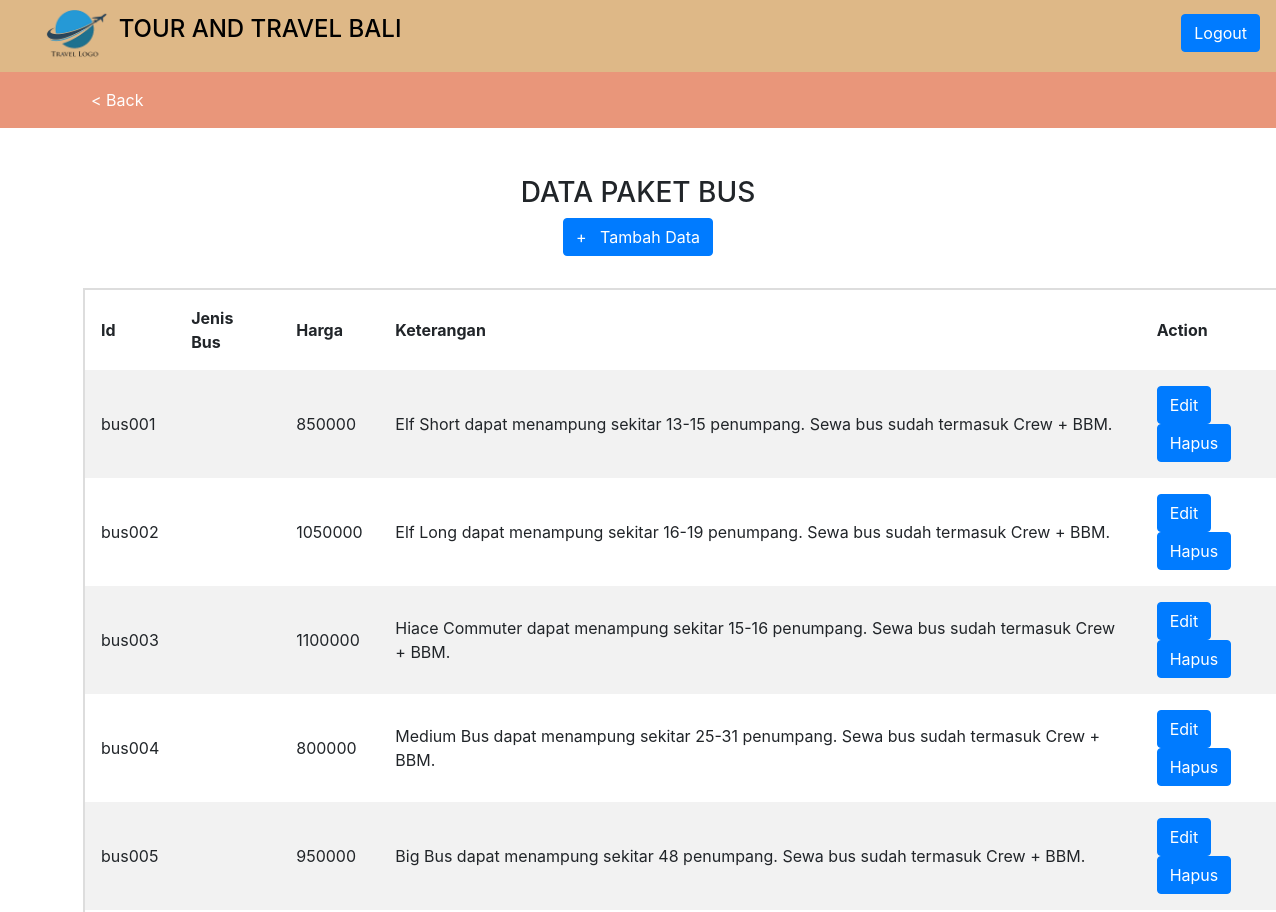
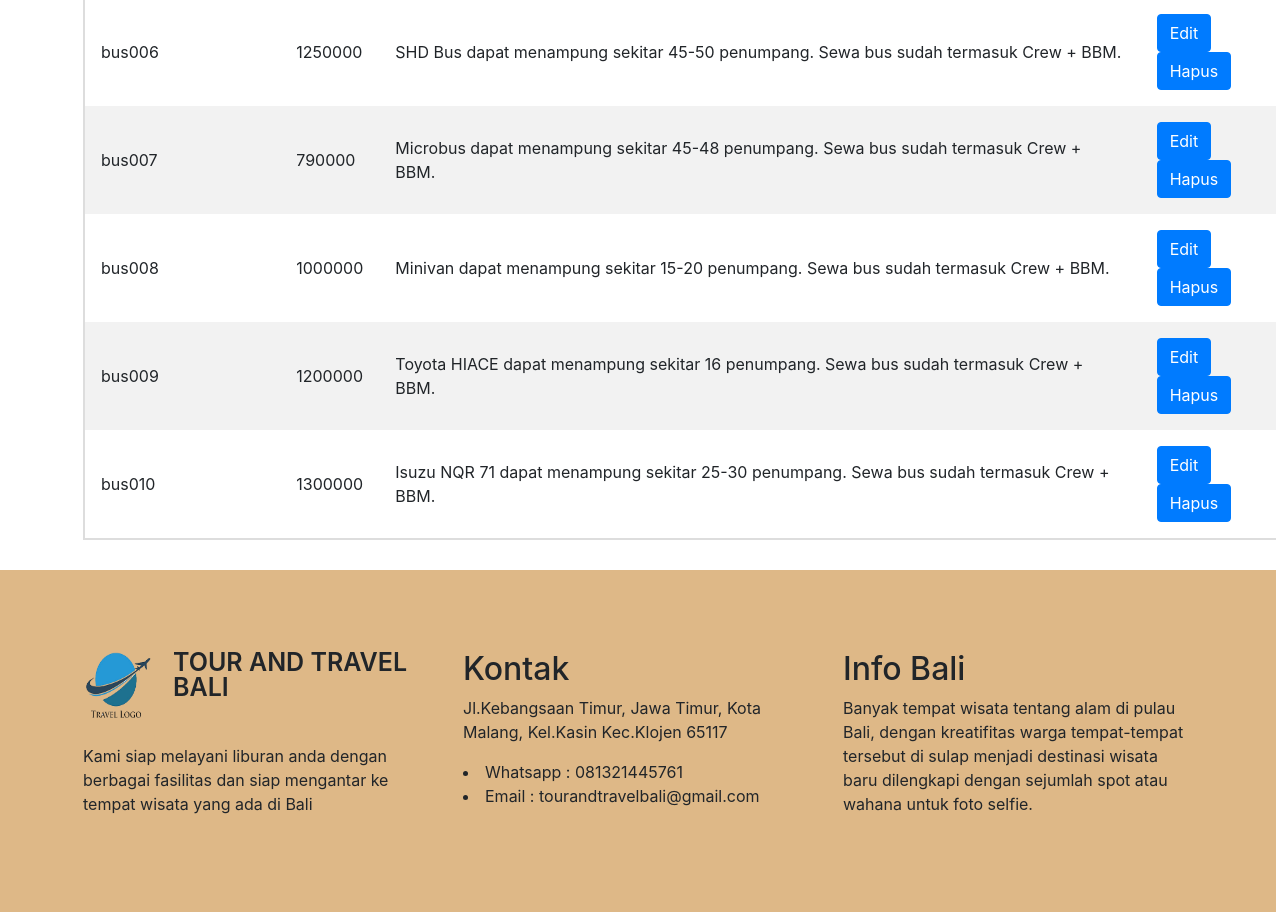
Page /crudbus.php on the committed database (2 pictures, top to bottom).
### tables this page shows
CREATE TABLE `paketbus` (
  `Id` varchar(10) NOT NULL,
  `Jenis Bus` varchar(50) NOT NULL,
  `Harga` double NOT NULL,
  `Keterangan` varchar(255) NOT NULL
);

### crudbus.php (the view, shortened to what this page needs)
<!DOCTYPE html>
<html lang="en">
<head>
    <link rel="stylesheet" href="https://maxcdn.bootstrapcdn.com/bootstrap/4.5.2/css/bootstrap.min.css">
</head>
<body>
<div class="header">
        <header>
            <?php include 'header.php';?>
        </header>
    </div>
    <div class="jumbotronmenu3">
        <div class="container">
          <br> <br> <br>
        </div>
    <div class="menu3">
        <header>
            <?php include 'menu3.php';?>
        </header>
    </div>
    </div>
    <div class="container">
        <div class="row">
            <div class="col text-center">
                <br> <br>
                    <h3>DATA PAKET BUS</h3>
                    <h6><a href="tambahDataBus.php" class="btn btn-primary">+ &nbsp; Tambah Data</a></h6>
                <br>
            </div>
        </div>
        <table>
            <tr>
                <th> Id </th>
                <th> Jenis Bus </th>
                <th> Harga </th>
                <th> Keterangan </th>
                <th> Action</th>
            </tr>
            <?php
                include "koneksi.php";
                $query ="SELECT * FROM paketbus";
                $result = mysqli_query($connect, $query);
                if (mysqli_num_rows($result)>0) {
                    while ($row = mysqli_fetch_array($result)) {
            ?>
            <tr>
                <td> <?php echo $row["Id"] ?> </td>
                <td> <?php echo $row["Jenis_Bus"] ?> </td>
                <td> <?php echo $row["Harga"] ?> </td>
                <td> <?php echo $row["Keterangan"] ?> </td>
                <td>
                <a href="editDataBus.php?id=<?php echo $row['Id']; ?>" class="btn btn-primary">Edit</a>
                <a href="prosesHapusBus.php?id=<?php echo $row['Id']; ?>" onclick="return confirm('Anda yakin ingin hapus data ini?')" class="btn btn-primary">Hapus</a>
                </td>
            <?php
                }
            }
            else {
                echo "0 result";
            }
            ?>
            </tr>
        </table>
    </div>
    <div class="footer page-top">
        <header>
            <?php include 'footer.php';?>
        </header>
    </div>
</body>
</html>

### header.php (shortened to what this page needs)
<!DOCTYPE html>
<html lang="en">
<head>
</head>
<body>
    <nav class="navbar fixed-top navbar-expand-md" style="background-color:burlywood;">
        <div class="container">
        <img src="img/logo.png" width="65px">
        <a class="navbar-brand" href="" style="color:black;"><h4>TOUR AND TRAVEL BALI</h4></a>
        </div>
        <a href="Logout.php" class="btn btn-primary">Logout</a>
    </nav>
</body>
</html>

### menu3.php (shortened to what this page needs)
<!DOCTYPE html>
<html lang="en">
<head>
    <link rel="stylesheet" href="https://maxcdn.bootstrapcdn.com/bootstrap/4.5.2/css/bootstrap.min.css">
    <link rel="stylesheet" href="fonts/font-awesome.min.css">
    <link rel="stylesheet" href="style.css">
</head>
<body>
<nav class="navbar navbar-expand-lg navbar-light bg-darksalmon">
    <div class="container">
        <div class="collapse navbar-collapse" id="navbarSupportedContent">
            <ul class="navbar-nav mr-auto">
                <li class="nav-item">
                <a class="nav-link" href="homeadmin.php">< Back</a>
                </li>
            </ul>
        </div>
    </div>
</nav>
</body>
</html>

### footer.php (shortened to what this page needs)
<!DOCTYPE html>
<html lang="en">
<head>
</head>
<body>
<footer>
    <div class="container">
        <div class="row">
            <div class="col-md-4">
                <div class="foooter-col">
                <div class="brand">
                    <img src="img/logo.png" alt="logo" width="75px">
                    <h1>TOUR AND TRAVEL BALI</h1>
                </div>
                <br>
                <p>Kami siap melayani liburan anda dengan berbagai
                fasilitas dan siap mengantar ke tempat wisata yang
                ada di Bali</p>
                </div>
            </div>
            <div class="col-md-4">
                <div class="foooter-col">
                    <h2>Kontak</h2>
                    <p class="alamat">Jl.Kebangsaan Timur, Jawa Timur, Kota Malang,
                    Kel.Kasin Kec.Klojen 65117</p>
                    <li>Whatsapp : 081321445761</li>
                    <li>Email : tourandtravelbali@gmail.com</li>
                </div>
            </div>
            <div class="col-md-4">
                <div class="foooter-col">
                        <h2>Info Bali</h2>
                        <p>Banyak tempat wisata tentang alam di pulau Bali, dengan kreatifitas
                        warga tempat-tempat tersebut di sulap menjadi destinasi wisata baru
                        dilengkapi dengan sejumlah spot atau wahana untuk foto selfie. </p>
                </div>
            </div>
        </div>
    </div>
</footer>
</body>
</html>

### style.css (style rules this page uses)
.jumbotronmenu3 { background-color: burlywood; }
.bg-darksalmon { background-color: #E9967A; color: #fff; }
.navbar-light .navbar-nav .nav-link { color: #fff; }
footer { background-color: burlywood; padding: 80px 0; }
footer .brand { display: flex; }
footer .brand img { width: 70px; height: 70px; margin-right: 20px; }
footer .brand h1 { font-size: 25px; font-weight: 600; line-height: 25px; text-transform: uppercase; }
.page-top { margin-top:30px; }

### crudbus.php (style rules this page uses)
body { background-color: #93B874; }
table { border-collapse: collapse; border-spacing: 0; width: 110%; border: 2px solid #ddd; }
th, td { text-align: left; padding: 16px; }
tr:nth-child(even) { background-color: #f2f2f2; }
a { background-color: salmon; color: #E9967A; padding: 10px; }

### rows in the picture
paketbus: Id "bus001", Harga "850000", Keterangan "Elf Short dapat menampung sekitar 13-15 penumpang. Sewa bus sudah termasuk Crew + BBM."
paketbus: Id "bus002", Harga "1050000", Keterangan "Elf Long dapat menampung sekitar 16-19 penumpang. Sewa bus sudah termasuk Crew + BBM."
paketbus: Id "bus003", Harga "1100000", Keterangan "Hiace Commuter dapat menampung sekitar 15-16 penumpang. Sewa bus sudah termasuk Crew + BBM."
paketbus: Id "bus004", Harga "800000", Keterangan "Medium Bus dapat menampung sekitar 25-31 penumpang. Sewa bus sudah termasuk Crew + BBM."
paketbus: Id "bus005", Harga "950000", Keterangan "Big Bus dapat menampung sekitar 48 penumpang. Sewa bus sudah termasuk Crew + BBM."
paketbus: Id "bus006", Harga "1250000", Keterangan "SHD Bus dapat menampung sekitar 45-50 penumpang. Sewa bus sudah termasuk Crew + BBM."
paketbus: Id "bus007", Harga "790000", Keterangan "Microbus dapat menampung sekitar 45-48 penumpang. Sewa bus sudah termasuk Crew + BBM."
paketbus: Id "bus008", Harga "1000000", Keterangan "Minivan dapat menampung sekitar 15-20 penumpang. Sewa bus sudah termasuk Crew + BBM."
paketbus: Id "bus009", Harga "1200000", Keterangan "Toyota HIACE dapat menampung sekitar 16 penumpang. Sewa bus sudah termasuk Crew + BBM."
paketbus: Id "bus010", Harga "1300000", Keterangan "Isuzu NQR 71 dapat menampung sekitar 25-30 penumpang. Sewa bus sudah termasuk Crew + BBM."
